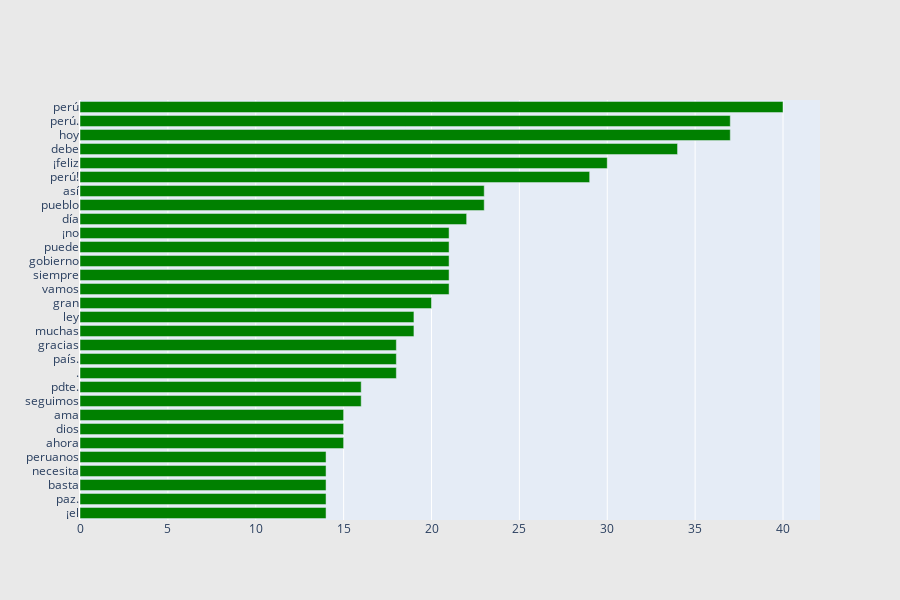

Source (notebook cell):
### Code cell
def generate_ngrams(text, n_gram=1):
    token = [token for token in text.lower().split(" ") if token != "" if token not in customStopwords]
    ngrams = zip(*[token[i:] for i in range(n_gram)])
    return [" ".join(ngram) for ngram in ngrams]

## custom function for horizontal bar chart ##
def horizontal_bar_chart(df, color):
    trace = go.Bar(
        y=df["word"].values[::-1],
        x=df["wordcount"].values[::-1],
        showlegend=False,
        orientation = 'h',
        marker=dict(
            color=color,
        ),
    )
    return trace


freq_dict = defaultdict(int)
for sent in twitter_data["full_text"]:
    for word in generate_ngrams(sent):
        freq_dict[word] += 1
fd_sorted = pd.DataFrame(sorted(freq_dict.items(), key=lambda x: x[1])[::-1])
fd_sorted.columns = ["word", "wordcount"]
trace0 = horizontal_bar_chart(fd_sorted.head(30), 'green')


fig = tools.make_subplots(rows=1, cols=1, vertical_spacing=0.04)
#                         subplot_titles=["Frecuencia de palabras"])
fig.append_trace(trace0, 1, 1)

fig['layout'].update(height=600, width=900, paper_bgcolor='rgb(233,233,233)')
iplot(fig, filename='pand_word-plots.html')
#iplot.show()

### Figure 1 — Plotly figure (JSON) as saved in the notebook; plotly's stock layout.template omitted (floating-point values rounded to 4 significant figures)
{"data": [{"marker": {"color": "green"}, "orientation": "h", "showlegend": false, "type": "bar", "x": [14, 14, 14, 14, 14, 15, 15, 15, 16, 16, 18, 18, 18, 19, 19, 20, 21, 21, 21, 21, 21, 22, 23, 23, 29, 30, 34, 37, 37, 40], "xaxis": "x", "y": ["¡el", "paz.", "basta", "necesita", "peruanos", "ahora", "dios", "ama", "seguimos", "pdte.", ".", "país.", "gracias", "muchas", "ley", "gran", "vamos", "siempre", "gobierno", "puede", "¡no", "día", "pueblo", "así", "perú!", "¡feliz", "debe", "hoy", "perú.", "perú"], "yaxis": "y"}], "layout": {"height": 600, "paper_bgcolor": "rgb(233,233,233)", "width": 900, "xaxis": {"anchor": "y", "domain": [0, 1]}, "yaxis": {"anchor": "x", "domain": [0, 1]}}}
